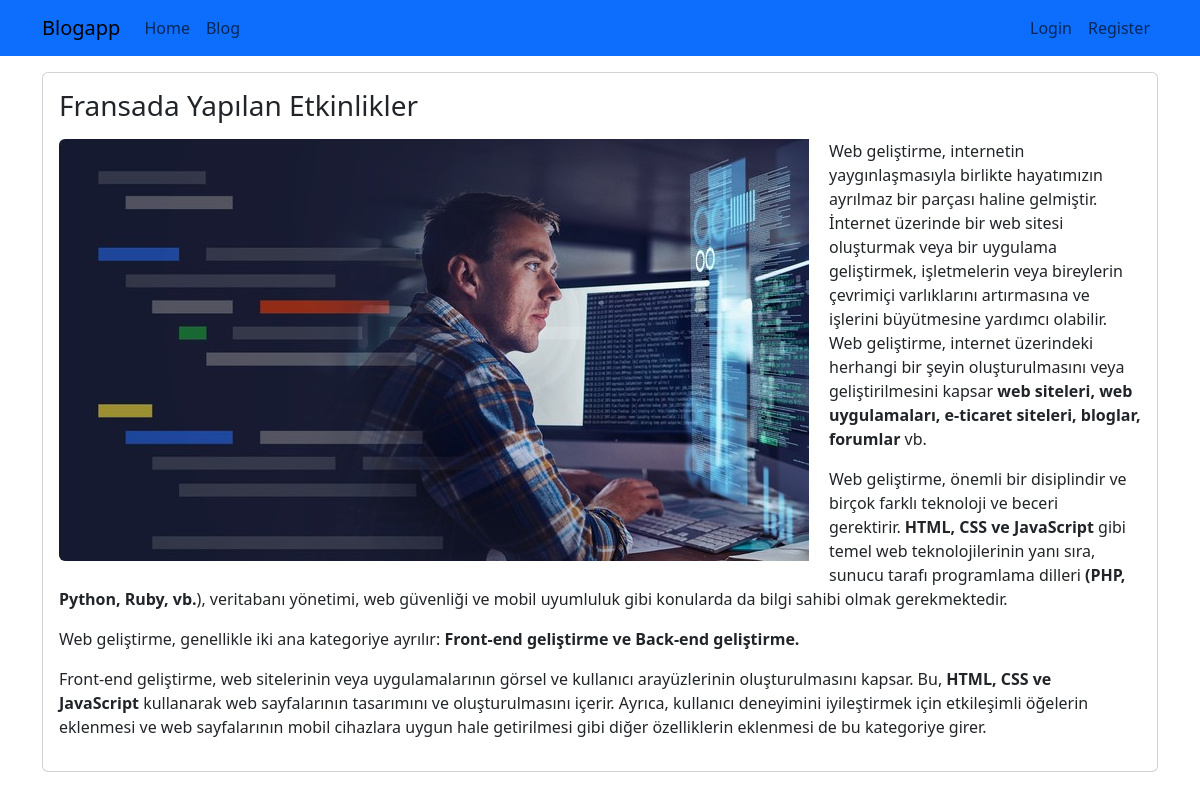
The page /blogs/fransada-yaplan-etkinlikler on the database its author committed.
### blog/models.py (models this page shows, shortened)
class Blog(models.Model):
    title=models.CharField(max_length=200)
    image=models.ImageField(upload_to="blogs")
    descriptions=RichTextField()
    is_active=models.BooleanField(default=False)
    is_home=models.BooleanField(default=False)
    slug=models.SlugField(null=False,blank=True,unique=True,db_index=True,editable=False) # db_index alanı hız , performans açısından önemli
    categories=models.ManyToManyField(Category,blank=True)

### blog/views.py (the view)
# urls.py: path("blogs/<slug:slug>",views.blog_details,name="blog_details"), #BU1 buraya kadardı. BU13 name eklendi.
def blog_details(request,slug):
     blog=Blog.objects.get(slug=slug)
     return render(request,"blog/blog_details.html",{
          "blog":blog
     })

### blog/templates/blog/blog_details.html (shortened to what this page needs)
{% extends "base.html" %}
{%load static %}
{% block content%}
    <div class="container mt-3">
        <div class="row">
            <div class="col-12">
                <div class="card">
                    <div class="card-body">
                      <h1 class="card-title h3 mb-3">{{blog.title|title}}</h1>
                      <img src="{{blog.image.url}}" alt="" class="img-fluid rounded-start " style="float:left;margin-right:20px;margin-bottom:20px;">
                      <p class="card-text">{{blog.descriptions|safe}}</p>
                    </div>
                  </div>
            </div>
        </div>
    </div>
{%endblock%}

### rows shown on the page
Blog: title "Fransada Yapılan Etkinlikler", image (picture), descriptions "Web geliştirme, internetin yaygınlaşmasıyla birlikte hayatımızın ayrılmaz bir parçası haline gelmiştir. İnternet üzerinde bir web sitesi oluşturmak veya bir uygulama geliştirmek, işletmelerin veya bireylerin çevrimiçi varlıklarını artırmasına ve işlerini büyütmesine yardımcı olabilir. Web geliştirme, internet üzerindeki herhangi bir şeyin oluşturulmasını veya geliştirilmesini kapsar web siteleri, web uygulamaları, e-ticaret siteleri, bloglar, forumlar vb. Web geliştirme, önemli bir disiplindir ve birçok farklı teknoloji ve beceri gerektirir. HTML, CSS ve JavaScript gibi temel web teknolojilerinin yanı sıra, sunucu tarafı programlama dilleri (PHP, Python, Ruby, vb. ), veritabanı yönetimi,…"
